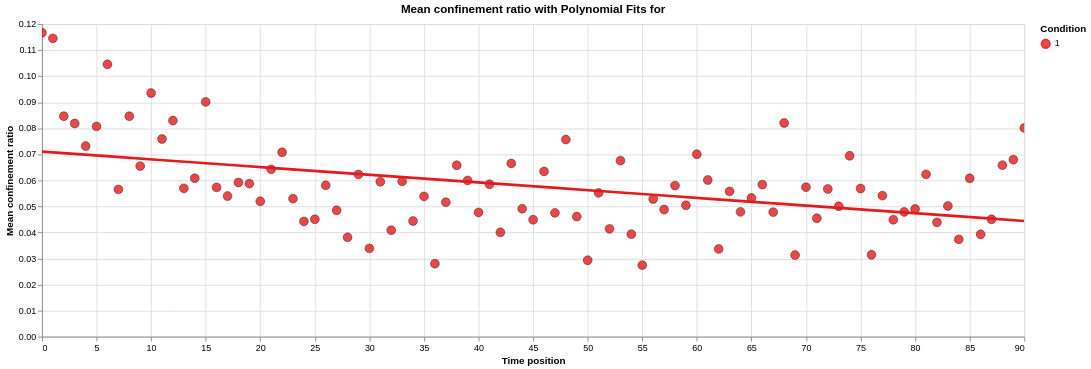

The cell this chart's notebook holds for it:
### Code cell
def Scatter_poly_fit_chart_altair(Time_df:pd.DataFrame, condition:None, replicate:None, replicates_separately:bool, metric:str, Metric:str, cmap:str, degree:list, point_fill:bool, point_size:int, point_outline:bool, point_outline_width:float, opacity:float):

    if point_outline:
        outline_color = 'black'
    else:
        outline_color = ''
    
    if condition == None or replicate == None:
        pass
    else:
        try:
            condition = int(condition)
        except ValueError or TypeError:
            pass
        try:
            replicate = int(replicate)
        except ValueError or TypeError:
            pass

    Time_df = Time_df.sort_values(by=['CONDITION', 'REPLICATE', 'POSITION_T'])

    if condition == 'all':
        Time_df = Time_df.groupby(['CONDITION', 'POSITION_T']).agg({metric: 'mean'}).reset_index()
        element = 'CONDITION'
        shorthand = 'CONDITION:N'
        what = ''
    elif condition != 'all' and replicate == 'all':
        if replicates_separately:
            Time_df = Time_df[Time_df['CONDITION'] == condition]
            shorthand = 'REPLICATE:N'
            element = 'REPLICATE'
            what = f'for condition {condition}'
        else:
            Time_df = Time_df[Time_df['CONDITION'] == condition].groupby(['CONDITION', 'POSITION_T']).agg({metric: 'mean'}).reset_index()
            shorthand = 'CONDITION:N'
            element = 'CONDITION'
            what = f'for condition {condition}'
    elif condition != 'all' and replicate != 'all':
        Time_df = Time_df[(Time_df['CONDITION'] == condition) & (Time_df['REPLICATE'] == replicate)].sort_values(by=['CONDITION', 'REPLICATE', 'POSITION_T'])
        shorthand = 'REPLICATE:N'
        element = 'REPLICATE'
        what = f'for condition {condition} and replicate {replicate}'   
    

    # Retrieve unique conditions and assign colors from the selected qualitative colormap.
    elements = Time_df[element].unique().tolist()
    colors = _make_cmap(elements, cmap)

    highlight = alt.selection_point(
        on="pointerover", fields=[element], nearest=True
        )
    
    # Create a base chart with the common encodings.
    base = alt.Chart(Time_df).encode(
        x=alt.X('POSITION_T', title='Time position'),
        y=alt.Y(metric, title=Metric),
        color=alt.Color(shorthand, title='Condition', scale=alt.Scale(domain=elements, range=colors))
        )
    
    ignore = 0.1 

    if point_fill:
        scatter = base.mark_circle(
            size=point_size,
            stroke=outline_color,
            strokeWidth=point_outline_width,
        ).encode(
            opacity=alt.when(~highlight).then(alt.value(ignore)).otherwise(alt.value(opacity)),
            tooltip=alt.value(None),
        ).add_params(
            highlight
        )
    else:
        # Scatter layer: displays the actual data points.
        scatter = base.mark_point(
            size=point_size, 
            filled=point_fill, 
            strokeWidth=point_outline_width,
        ).encode(
            opacity=alt.when(~highlight).then(alt.value(ignore)).otherwise(alt.value(opacity)),
            # tooltip=alt.Tooltip(metric, title=f'Cond: {condition}, Repl: {condition}'),
            tooltip=['POSITION_T', metric, shorthand],
        ).add_params(
            highlight
        )
    
    if degree[0] == 0:
        chart = alt.layer(scatter).properties(
            width=1100,
            height=350,
            title=f'{Metric} with Polynomial Fits'
        ).configure_view(
            strokeWidth=1
        )
    else:
        # Build a list of polynomial fit layers, one for each specified degree.
        polynomial_fit = [
            base.transform_regression(
                "POSITION_T", metric,
                method="poly",
                order=order,
                groupby=[element],
                as_=["POSITION_T", str(order)]
            ).mark_line(
            ).transform_fold(
                [str(order)], as_=["degree", metric]
            ).encode(
                x=alt.X('POSITION_T', title='Time position'),
                y=alt.Y(metric, title=Metric),
                color=alt.Color(shorthand, title='Condition', scale=alt.Scale(domain=elements, range=colors)),
                size=alt.when(~highlight).then(alt.value(1.25)).otherwise(alt.value(3))
            )
            for order in degree
            ]
        
        # Layer the scatter points with all polynomial fits.
        chart = alt.layer(scatter, *polynomial_fit).properties(
            width=1100,
            height=350,
            title=f'{Metric} with Polynomial Fits for {what}'
        ).configure_view(
            strokeWidth=1
        ).interactive()

    return chart

# Example usage:
fig = Scatter_poly_fit_chart_altair(
    Time_df=Time_stats,
    condition='all',
    replicate='all',
    replicates_separately=False,
    metric='MEAN_CONFINEMENT_RATIO',
    Metric=dict_Time_metrics['MEAN_CONFINEMENT_RATIO'],
    cmap='Set1',
    degree=[1],
    point_fill=True,
    point_size=100,
    point_outline=True,
    point_outline_width=0.5,
    opacity=0.8
)

display(fig)

### Figure 1 — Vega-Lite specification as saved in the notebook (floating-point values rounded to 4 significant figures)
{"config": {"view": {"continuousWidth": 300, "continuousHeight": 300, "strokeWidth": 1}}, "layer": [{"mark": {"type": "circle", "size": 100, "stroke": "black", "strokeWidth": 0.5}, "encoding": {"color": {"field": "CONDITION", "scale": {"domain": [1], "range": ["#e41a1c"]}, "title": "Condition", "type": "nominal"}, "opacity": {"condition": [{"test": {"not": {"param": "param_17"}}, "value": 0.1}], "value": 0.8}, "tooltip": {"value": null}, "x": {"field": "POSITION_T", "title": "Time position", "type": "quantitative"}, "y": {"field": "MEAN_CONFINEMENT_RATIO", "title": "Mean confinement ratio", "type": "quantitative"}}, "name": "view_21"}, {"mark": {"type": "line"}, "encoding": {"color": {"field": "CONDITION", "scale": {"domain": [1], "range": ["#e41a1c"]}, "title": "Condition", "type": "nominal"}, "size": {"condition": [{"test": {"not": {"param": "param_17"}}, "value": 1.25}], "value": 3}, "x": {"field": "POSITION_T", "title": "Time position", "type": "quantitative"}, "y": {"field": "MEAN_CONFINEMENT_RATIO", "title": "Mean confinement ratio", "type": "quantitative"}}, "transform": [{"on": "POSITION_T", "regression": "MEAN_CONFINEMENT_RATIO", "groupby": ["CONDITION"], "method": "poly", "order": 1, "as": ["POSITION_T", "1"]}, {"fold": ["1"], "as": ["degree", "MEAN_CONFINEMENT_RATIO"]}]}], "data": {"name": "data-bb9c29dba90250774f9523a94462a697"}, "height": 350, "params": [{"name": "param_17", "select": {"type": "point", "fields": ["CONDITION"], "nearest": true, "on": "pointerover"}, "views": ["view_21"]}, {"name": "param_18", "select": {"type": "interval", "encodings": ["x", "y"]}, "bind": "scales", "views": ["view_21"]}], "title": "Mean confinement ratio with Polynomial Fits for ", "width": 1100, "$schema": "https://vega.github.io/schema/vega-lite/v5.20.1.json", "datasets": {"data-bb9c29dba90250774f9523a94462a697": [{"CONDITION": 1, "POSITION_T": 0, "MEAN_CONFINEMENT_RATIO": 0.1167}, {"CONDITION": 1, "POSITION_T": 1, "MEAN_CONFINEMENT_RATIO": 0.1145}, {"CONDITION": 1, "POSITION_T": 2, "MEAN_CONFINEMENT_RATIO": 0.08464}, {"CONDITION": 1, "POSITION_T": 3, "MEAN_CONFINEMENT_RATIO": 0.08183}, {"CONDITION": 1, "POSITION_T": 4, "MEAN_CONFINEMENT_RATIO": 0.07318}, {"CONDITION": 1, "POSITION_T": 5, "MEAN_CONFINEMENT_RATIO": 0.08073}, {"CONDITION": 1, "POSITION_T": 6, "MEAN_CONFINEMENT_RATIO": 0.1046}, {"CONDITION": 1, "POSITION_T": 7, "MEAN_CONFINEMENT_RATIO": 0.05654}, {"CONDITION": 1, "POSITION_T": 8, "MEAN_CONFINEMENT_RATIO": 0.08464}, {"CONDITION": 1, "POSITION_T": 9, "MEAN_CONFINEMENT_RATIO": 0.06547}, {"CONDITION": 1, "POSITION_T": 10, "MEAN_CONFINEMENT_RATIO": 0.09352}, {"CONDITION": 1, "POSITION_T": 11, "MEAN_CONFINEMENT_RATIO": 0.07588}, {"CONDITION": 1, "POSITION_T": 12, "MEAN_CONFINEMENT_RATIO": 0.08298}, {"CONDITION": 1, "POSITION_T": 13, "MEAN_CONFINEMENT_RATIO": 0.05694}, {"CONDITION": 1, "POSITION_T": 14, "MEAN_CONFINEMENT_RATIO": 0.06084}, {"CONDITION": 1, "POSITION_T": 15, "MEAN_CONFINEMENT_RATIO": 0.09014}, {"CONDITION": 1, "POSITION_T": 16, "MEAN_CONFINEMENT_RATIO": 0.05732}, {"CONDITION": 1, "POSITION_T": 17, "MEAN_CONFINEMENT_RATIO": 0.05398}, {"CONDITION": 1, "POSITION_T": 18, "MEAN_CONFINEMENT_RATIO": 0.05919}, {"CONDITION": 1, "POSITION_T": 19, "MEAN_CONFINEMENT_RATIO": 0.05876}, {"CONDITION": 1, "POSITION_T": 20, "MEAN_CONFINEMENT_RATIO": 0.05196}, {"CONDITION": 1, "POSITION_T": 21, "MEAN_CONFINEMENT_RATIO": 0.06423}, {"CONDITION": 1, "POSITION_T": 22, "MEAN_CONFINEMENT_RATIO": 0.0708}, {"CONDITION": 1, "POSITION_T": 23, "MEAN_CONFINEMENT_RATIO": 0.05299}, {"CONDITION": 1, "POSITION_T": 24, "MEAN_CONFINEMENT_RATIO": 0.04424}, {"CONDITION": 1, "POSITION_T": 25, "MEAN_CONFINEMENT_RATIO": 0.04506}, {"CONDITION": 1, "POSITION_T": 26, "MEAN_CONFINEMENT_RATIO": 0.05811}, {"CONDITION": 1, "POSITION_T": 27, "MEAN_CONFINEMENT_RATIO": 0.04852}, {"CONDITION": 1, "POSITION_T": 28, "MEAN_CONFINEMENT_RATIO": 0.03815}, {"CONDITION": 1, "POSITION_T": 29, "MEAN_CONFINEMENT_RATIO": 0.06228}, {"CONDITION": 1, "POSITION_T": 30, "MEAN_CONFINEMENT_RATIO": 0.03389}, {"CONDITION": 1, "POSITION_T": 31, "MEAN_CONFINEMENT_RATIO": 0.05948}, {"CONDITION": 1, "POSITION_T": 32, "MEAN_CONFINEMENT_RATIO": 0.04088}, {"CONDITION": 1, "POSITION_T": 33, "MEAN_CONFINEMENT_RATIO": 0.05965}, {"CONDITION": 1, "POSITION_T": 34, "MEAN_CONFINEMENT_RATIO": 0.0444}, {"CONDITION": 1, "POSITION_T": 35, "MEAN_CONFINEMENT_RATIO": 0.05386}, {"CONDITION": 1, "POSITION_T": 36, "MEAN_CONFINEMENT_RATIO": 0.02801}, {"CONDITION": 1, "POSITION_T": 37, "MEAN_CONFINEMENT_RATIO": 0.05162}, {"CONDITION": 1, "POSITION_T": 38, "MEAN_CONFINEMENT_RATIO": 0.06582}, {"CONDITION": 1, "POSITION_T": 39, "MEAN_CONFINEMENT_RATIO": 0.05997}, {"CONDITION": 1, "POSITION_T": 40, "MEAN_CONFINEMENT_RATIO": 0.0477}, {"CONDITION": 1, "POSITION_T": 41, "MEAN_CONFINEMENT_RATIO": 0.05852}, {"CONDITION": 1, "POSITION_T": 42, "MEAN_CONFINEMENT_RATIO": 0.04007}, {"CONDITION": 1, "POSITION_T": 43, "MEAN_CONFINEMENT_RATIO": 0.06651}, {"CONDITION": 1, "POSITION_T": 44, "MEAN_CONFINEMENT_RATIO": 0.0491}, {"CONDITION": 1, "POSITION_T": 45, "MEAN_CONFINEMENT_RATIO": 0.0449}, {"CONDITION": 1, "POSITION_T": 46, "MEAN_CONFINEMENT_RATIO": 0.06344}, {"CONDITION": 1, "POSITION_T": 47, "MEAN_CONFINEMENT_RATIO": 0.04753}, {"CONDITION": 1, "POSITION_T": 48, "MEAN_CONFINEMENT_RATIO": 0.07568}, {"CONDITION": 1, "POSITION_T": 49, "MEAN_CONFINEMENT_RATIO": 0.0461}, {"CONDITION": 1, "POSITION_T": 50, "MEAN_CONFINEMENT_RATIO": 0.02934}, {"CONDITION": 1, "POSITION_T": 51, "MEAN_CONFINEMENT_RATIO": 0.05518}, {"CONDITION": 1, "POSITION_T": 52, "MEAN_CONFINEMENT_RATIO": 0.04139}, {"CONDITION": 1, "POSITION_T": 53, "MEAN_CONFINEMENT_RATIO": 0.06758}, {"CONDITION": 1, "POSITION_T": 54, "MEAN_CONFINEMENT_RATIO": 0.03936}, {"CONDITION": 1, "POSITION_T": 55, "MEAN_CONFINEMENT_RATIO": 0.02746}, {"CONDITION": 1, "POSITION_T": 56, "MEAN_CONFINEMENT_RATIO": 0.05287}, {"CONDITION": 1, "POSITION_T": 57, "MEAN_CONFINEMENT_RATIO": 0.04881}, {"CONDITION": 1, "POSITION_T": 58, "MEAN_CONFINEMENT_RATIO": 0.058}, {"CONDITION": 1, "POSITION_T": 59, "MEAN_CONFINEMENT_RATIO": 0.05043}, {"CONDITION": 1, "POSITION_T": 60, "MEAN_CONFINEMENT_RATIO": 0.07002}, {"CONDITION": 1, "POSITION_T": 61, "MEAN_CONFINEMENT_RATIO": 0.06014}, {"CONDITION": 1, "POSITION_T": 62, "MEAN_CONFINEMENT_RATIO": 0.03367}, {"CONDITION": 1, "POSITION_T": 63, "MEAN_CONFINEMENT_RATIO": 0.05579}, {"CONDITION": 1, "POSITION_T": 64, "MEAN_CONFINEMENT_RATIO": 0.04791}, {"CONDITION": 1, "POSITION_T": 65, "MEAN_CONFINEMENT_RATIO": 0.05325}, {"CONDITION": 1, "POSITION_T": 66, "MEAN_CONFINEMENT_RATIO": 0.05838}, {"CONDITION": 1, "POSITION_T": 67, "MEAN_CONFINEMENT_RATIO": 0.0478}, {"CONDITION": 1, "POSITION_T": 68, "MEAN_CONFINEMENT_RATIO": 0.08203}, {"CONDITION": 1, "POSITION_T": 69, "MEAN_CONFINEMENT_RATIO": 0.03133}, {"CONDITION": 1, "POSITION_T": 70, "MEAN_CONFINEMENT_RATIO": 0.05738}, {"CONDITION": 1, "POSITION_T": 71, "MEAN_CONFINEMENT_RATIO": 0.04546}, {"CONDITION": 1, "POSITION_T": 72, "MEAN_CONFINEMENT_RATIO": 0.0567}, {"CONDITION": 1, "POSITION_T": 73, "MEAN_CONFINEMENT_RATIO": 0.05007}, {"CONDITION": 1, "POSITION_T": 74, "MEAN_CONFINEMENT_RATIO": 0.06944}, {"CONDITION": 1, "POSITION_T": 75, "MEAN_CONFINEMENT_RATIO": 0.05688}, {"CONDITION": 1, "POSITION_T": 76, "MEAN_CONFINEMENT_RATIO": 0.03143}, {"CONDITION": 1, "POSITION_T": 77, "MEAN_CONFINEMENT_RATIO": 0.05415}, {"CONDITION": 1, "POSITION_T": 78, "MEAN_CONFINEMENT_RATIO": 0.04489}, {"CONDITION": 1, "POSITION_T": 79, "MEAN_CONFINEMENT_RATIO": 0.04789}, {"CONDITION": 1, "POSITION_T": 80, "MEAN_CONFINEMENT_RATIO": 0.04901}, {"CONDITION": 1, "POSITION_T": 81, "MEAN_CONFINEMENT_RATIO": 0.06232}, {"CONDITION": 1, "POSITION_T": 82, "MEAN_CONFINEMENT_RATIO": 0.04389}, {"CONDITION": 1, "POSITION_T": 83, "MEAN_CONFINEMENT_RATIO": 0.05017}, {"CONDITION": 1, "POSITION_T": 84, "MEAN_CONFINEMENT_RATIO": 0.03734}, {"CONDITION": 1, "POSITION_T": 85, "MEAN_CONFINEMENT_RATIO": 0.0608}, {"CONDITION": 1, "POSITION_T": 86, "MEAN_CONFINEMENT_RATIO": 0.03929}, {"CONDITION": 1, "POSITION_T": 87, "MEAN_CONFINEMENT_RATIO": 0.04508}, {"CONDITION": 1, "POSITION_T": 88, "MEAN_CONFINEMENT_RATIO": 0.06586}, {"CONDITION": 1, "POSITION_T": 89, "MEAN_CONFINEMENT_RATIO": 0.06795}, {"CONDITION": 1, "POSITION_T": 90, "MEAN_CONFINEMENT_RATIO": 0.08013}]}}
